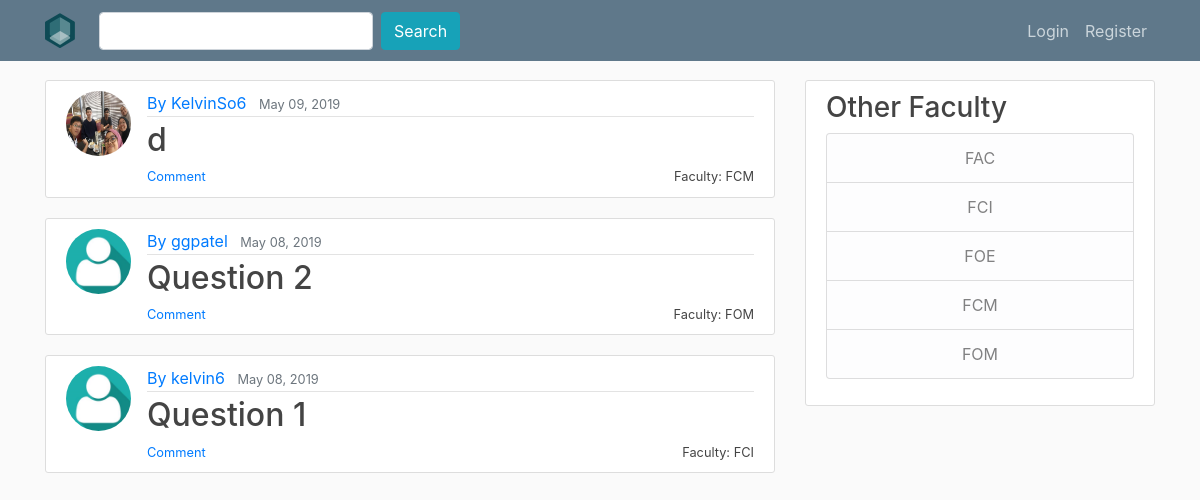
The page /QnA/ on the database as committed earlier.
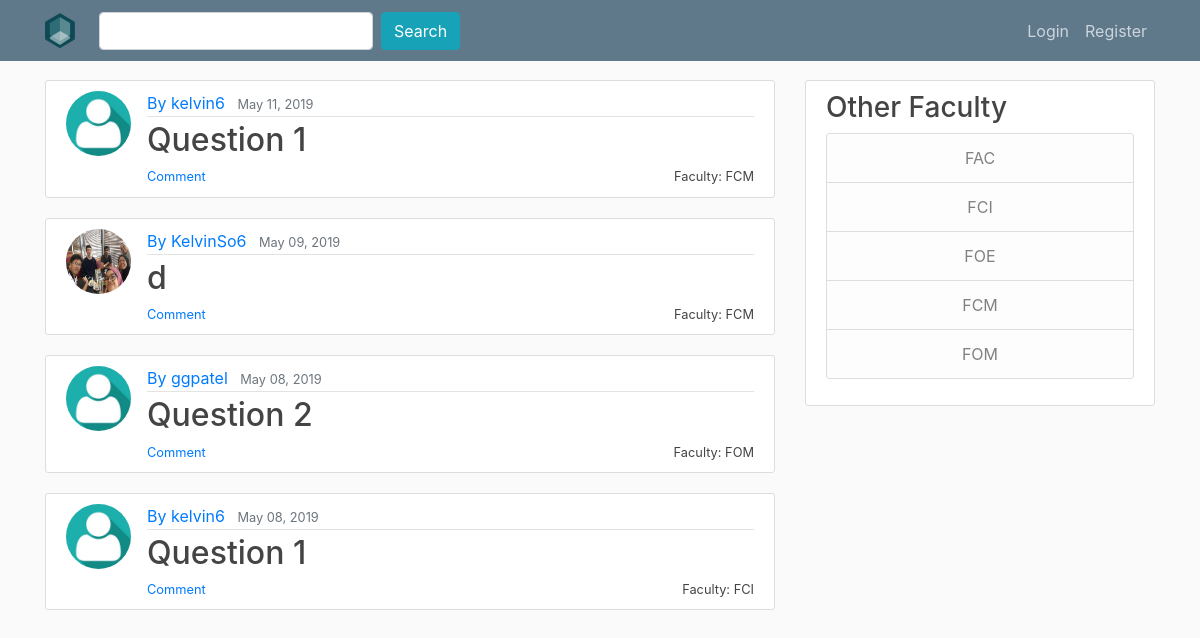
The same page on the database as committed later.
### QnA/models.py (models this page shows, shortened)
class question (models.Model):
    title = models.CharField(max_length=100) #use charfield to limit user input
    liked_by = models.ManyToManyField(User,related_name='liked_by_question',blank = True)
    like = models.IntegerField(default=0)
    slug = models.SlugField(max_length=100)
    content = models.TextField() #use TextField if there is no limit for the content
    date_published = models.DateTimeField(default=timezone.now) #auto-select the current time
    category = models.ForeignKey(category,on_delete=models.CASCADE)
    author = models.ForeignKey(User, on_delete=models.CASCADE) #if the user is deleted the question will be deleted

class category (models.Model):
    category = models.CharField(max_length=100)
    slug = models.SlugField(max_length=100,unique=True)
    def get_absolute_url(self):
        return reverse('category',args=[self.slug])
    def __str__(self):
        return self.category

### users/models.py (models this page shows, shortened)
class Profile(models.Model):
    user = models.OneToOneField(User, on_delete=models.CASCADE)
    image = models.ImageField(default="default.png", upload_to="profile_pics")

### QnA/views.py (the view)
# urls.py: path("QnA/", QuestionListView.as_view(), name="qna"),
class QuestionListView(ListView):
    model = question
    template_name = 'QnA/question.html'
    context_object_name = 'question'
    ordering = ['-date_published']
    paginate_by = 5

### QnA/templates/QnA/question.html (shortened to what this page needs)
{% extends "QnA/base.html" %}
{% load crispy_forms_tags %}
{% block content %}
	{% for question in question %}
		<article class="media content-section">
		  <img class="rounded-circle article-img" src="{{ question.author.profile.image.url }}">
		  <div class="media-body">
		    <div class="article-metadata">
		      <a class="mr-2" href="{% url 'user-profile' question.author.username %}" >By {{ question.author }}</a>
		      <small class="text-muted">{{ question.date_published|date:"F d, Y" }}</small>
		    </div>
				<h2><a class="article-title" style="display : inline" href="{% url 'question-detail' question.slug question.pk %}" >{{ question.title }}</a></h2>
				<a href="{{ question.category.get_absolute_url}}"><small class="article-title" style="float: right" >Faculty: {{ question.category }}</small></a>
				<small class="article-title" style="float: left" ><a href="{% url 'question-detail' question.slug question.pk %}">Comment</a></small>
		  </div>
		</article>
	{% endfor %}
{% endblock %}

Rows that differ between the two databases and show on the page:
added question: author.profile.image (placeholder picture), author "kelvin6", date_published "May 11, 2019", title "Question 1", category "FCM"
